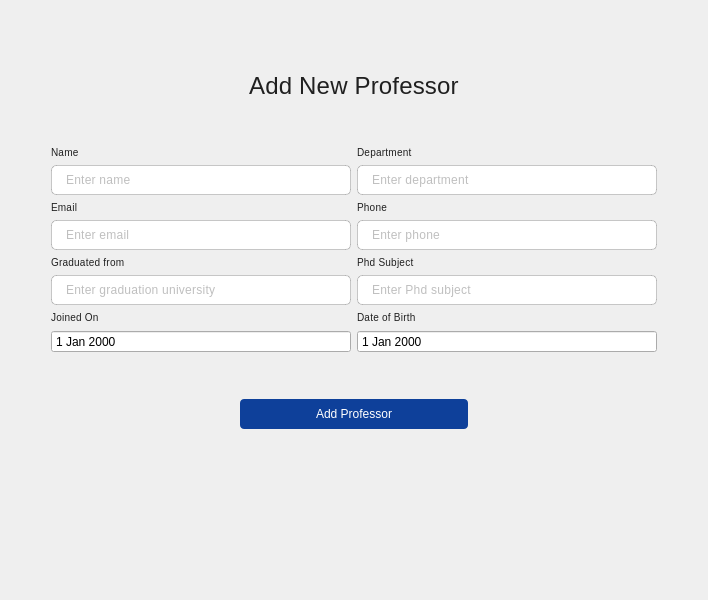
      <widget class="QWidget" name="P5_Professors_Add">
       <layout class="QVBoxLayout" name="verticalLayout_48">
        <item>
         <spacer name="verticalSpacer_28">
          <property name="orientation">
           <enum>Qt::Vertical</enum>
          </property>
          <property name="sizeHint" stdset="0">
           <size>
            <width>17</width>
            <height>61</height>
           </size>
          </property>
         </spacer>
        </item>
        <item>
         <layout class="QHBoxLayout" name="horizontalLayout_32">
          <item>
           <spacer name="horizontalSpacer_25">
            <property name="orientation">
             <enum>Qt::Horizontal</enum>
            </property>
            <property name="sizeHint" stdset="0">
             <size>
              <width>40</width>
              <height>20</height>
             </size>
            </property>
           </spacer>
          </item>
          <item>
           <widget class="QLabel" name="label_61">
            <property name="sizePolicy">
             <sizepolicy hsizetype="Fixed" vsizetype="Preferred">
              <horstretch>0</horstretch>
              <verstretch>0</verstretch>
             </sizepolicy>
            </property>
            <property name="styleSheet">
             <string notr="true">font-style: normal;
font-weight: 400;
font-size: 24px;
line-height: 24px;
/* identical to box height, or 100% */

letter-spacing: 0.18px;

/* 00. On Surface / High Emphasis */

color: rgba(0, 0, 0, 0.87);</string>
            </property>
            <property name="text">
             <string>Add New Professor</string>
            </property>
            <property name="alignment">
             <set>Qt::AlignCenter</set>
            </property>
           </widget>
          </item>
          <item>
           <spacer name="horizontalSpacer_26">
            <property name="orientation">
             <enum>Qt::Horizontal</enum>
            </property>
            <property name="sizeHint" stdset="0">
             <size>
              <width>40</width>
              <height>20</height>
             </size>
            </property>
           </spacer>
          </item>
         </layout>
        </item>
        <item>
         <spacer name="verticalSpacer_27">
          <property name="orientation">
           <enum>Qt::Vertical</enum>
          </property>
          <property name="sizeType">
           <enum>QSizePolicy::Fixed</enum>
          </property>
          <property name="sizeHint" stdset="0">
           <size>
            <width>20</width>
            <height>40</height>
           </size>
          </property>
         </spacer>
        </item>
        <item>
         <layout class="QHBoxLayout" name="horizontalLayout_31">
          <item>
           <spacer name="horizontalSpacer_23">
            <property name="orientation">
             <enum>Qt::Horizontal</enum>
            </property>
            <property name="sizeHint" stdset="0">
             <size>
              <width>40</width>
              <height>20</height>
             </size>
            </property>
           </spacer>
          </item>
          <item>
           <layout class="QGridLayout" name="gridLayout_2">
            <item row="0" column="0">
             <layout class="QVBoxLayout" name="verticalLayout_42">
              <item>
               <widget class="QLabel" name="label_46">
                <property name="styleSheet">
                 <string notr="true">/* Body 2 */

font-family: 'Roboto';
font-style: normal;
font-weight: 300;
font-size: 10px;
line-height: 20px;
/* identical to box height, or 143% */

letter-spacing: 0.25px;
text-align: center;

/* 00. On Surface / High Emphasis */

color: rgba(0, 0, 0, 0.87);</string>
                </property>
                <property name="text">
                 <string>Name</string>
                </property>
                <property name="scaledContents">
                 <bool>false</bool>
                </property>
                <property name="alignment">
                 <set>Qt::AlignLeading|Qt::AlignLeft|Qt::AlignVCenter</set>
                </property>
                <property name="wordWrap">
                 <bool>true</bool>
                </property>
               </widget>
              </item>
              <item>
               <widget class="QLineEdit" name="ln_edt_prof_nme">
                <property name="minimumSize">
                 <size>
                  <width>300</width>
                  <height>0</height>
                 </size>
                </property>
                <property name="styleSheet">
                 <string notr="true">color: #000;
padding: 6px 12px;
border: 1px solid rgba(0, 0, 0, 0.20);
border-radius: 5px;

/* Body 2 */

font-family: 'Roboto';
font-style: normal;
font-weight: 400;
font-size: 12px;
line-height: 20px;
/* identical to box height, or 143% */

letter-spacing: 0.25px;

/* 00. On Surface / High Emphasis */

color: rgba(0, 0, 0, 0.50);</string>
                </property>
                <property name="placeholderText">
                 <string>Enter name</string>
                </property>
               </widget>
              </item>
             </layout>
            </item>
            <item row="4" column="0">
             <layout class="QVBoxLayout" name="verticalLayout_49">
              <item>
               <widget class="QLabel" name="label_62">
                <property name="styleSheet">
                 <string notr="true">/* Body 2 */

font-family: 'Roboto';
font-style: normal;
font-weight: 300;
font-size: 10px;
line-height: 20px;
/* identical to box height, or 143% */

letter-spacing: 0.25px;
text-align: center;

/* 00. On Surface / High Emphasis */

color: rgba(0, 0, 0, 0.87);</string>
                </property>
                <property name="text">
                 <string>Joined On</string>
                </property>
                <property name="scaledContents">
                 <bool>false</bool>
                </property>
                <property name="alignment">
                 <set>Qt::AlignLeading|Qt::AlignLeft|Qt::AlignVCenter</set>
                </property>
                <property name="wordWrap">
                 <bool>true</bool>
                </property>
               </widget>
              </item>
              <item>
               <widget class="QDateEdit" name="ln_edt_prof_join">
                <property name="minimumSize">
                 <size>
                  <width>300</width>
                  <height>0</height>
                 </size>
                </property>
                <property name="frame">
                 <bool>true</bool>
                </property>
                <property name="buttonSymbols">
                 <enum>QAbstractSpinBox::NoButtons</enum>
                </property>
               </widget>
              </item>
             </layout>
            </item>
            <item row="1" column="1">
             <layout class="QVBoxLayout" name="verticalLayout_45">
              <item>
               <widget class="QLabel" name="label_58">
                <property name="styleSheet">
                 <string notr="true">/* Body 2 */

font-family: 'Roboto';
font-style: normal;
font-weight: 300;
font-size: 10px;
line-height: 20px;
/* identical to box height, or 143% */

letter-spacing: 0.25px;
text-align: center;

/* 00. On Surface / High Emphasis */

color: rgba(0, 0, 0, 0.87);</string>
                </property>
                <property name="text">
                 <string>Phone</string>
                </property>
                <property name="scaledContents">
                 <bool>false</bool>
                </property>
                <property name="alignment">
                 <set>Qt::AlignLeading|Qt::AlignLeft|Qt::AlignVCenter</set>
                </property>
                <property name="wordWrap">
                 <bool>true</bool>
                </property>
               </widget>
              </item>
              <item>
               <widget class="QLineEdit" name="ln_edt_prof_phn">
                <property name="minimumSize">
                 <size>
                  <width>300</width>
                  <height>0</height>
                 </size>
                </property>
                <property name="styleSheet">
                 <string notr="true">color: #000;
padding: 6px 12px;
border: 1px solid rgba(0, 0, 0, 0.20);
border-radius: 5px;

/* Body 2 */

font-family: 'Roboto';
font-style: normal;
font-weight: 400;
font-size: 12px;
line-height: 20px;
/* identical to box height, or 143% */

letter-spacing: 0.25px;

/* 00. On Surface / High Emphasis */

color: rgba(0, 0, 0, 0.50);</string>
                </property>
                <property name="placeholderText">
                 <string>Enter phone </string>
                </property>
               </widget>
              </item>
             </layout>
            </item>
            <item row="1" column="0">
             <layout class="QVBoxLayout" name="verticalLayout_44">
              <item>
               <widget class="QLabel" name="label_57">
                <property name="styleSheet">
                 <string notr="true">/* Body 2 */

font-family: 'Roboto';
font-style: normal;
font-weight: 300;
font-size: 10px;
line-height: 20px;
/* identical to box height, or 143% */

letter-spacing: 0.25px;
text-align: center;

/* 00. On Surface / High Emphasis */

color: rgba(0, 0, 0, 0.87);</string>
                </property>
                <property name="text">
                 <string>Email</string>
                </property>
                <property name="scaledContents">
                 <bool>false</bool>
                </property>
                <property name="alignment">
                 <set>Qt::AlignLeading|Qt::AlignLeft|Qt::AlignVCenter</set>
                </property>
                <property name="wordWrap">
                 <bool>true</bool>
                </property>
               </widget>
              </item>
              <item>
               <widget class="QLineEdit" name="ln_edt_prof_mail">
                <property name="minimumSize">
                 <size>
                  <width>300</width>
                  <height>0</height>
                 </size>
                </property>
                <property name="styleSheet">
                 <string notr="true">color: #000;
padding: 6px 12px;
border: 1px solid rgba(0, 0, 0, 0.20);
border-radius: 5px;

/* Body 2 */

font-family: 'Roboto';
font-style: normal;
font-weight: 400;
font-size: 12px;
line-height: 20px;
/* identical to box height, or 143% */

letter-spacing: 0.25px;

/* 00. On Surface / High Emphasis */

color: rgba(0, 0, 0, 0.50);</string>
                </property>
                <property name="placeholderText">
                 <string>Enter email</string>
                </property>
               </widget>
              </item>
             </layout>
            </item>
            <item row="0" column="1">
             <layout class="QVBoxLayout" name="verticalLayout_43">
              <item>
               <widget class="QLabel" name="label_56">
                <property name="styleSheet">
                 <string notr="true">/* Body 2 */

font-family: 'Roboto';
font-style: normal;
font-weight: 300;
font-size: 10px;
line-height: 20px;
/* identical to box height, or 143% */

letter-spacing: 0.25px;
text-align: center;

/* 00. On Surface / High Emphasis */

color: rgba(0, 0, 0, 0.87);</string>
                </property>
                <property name="text">
                 <string>Department</string>
                </property>
                <property name="scaledContents">
                 <bool>false</bool>
                </property>
                <property name="alignment">
                 <set>Qt::AlignLeading|Qt::AlignLeft|Qt::AlignVCenter</set>
                </property>
                <property name="wordWrap">
                 <bool>true</bool>
                </property>
               </widget>
              </item>
              <item>
               <widget class="QLineEdit" name="ln_edt_prof_dprtmnt">
                <property name="minimumSize">
                 <size>
                  <width>300</width>
                  <height>0</height>
                 </size>
                </property>
                <property name="styleSheet">
                 <string notr="true">color: #000;
padding: 6px 12px;
border: 1px solid rgba(0, 0, 0, 0.20);
border-radius: 5px;

/* Body 2 */

font-family: 'Roboto';
font-style: normal;
font-weight: 400;
font-size: 12px;
line-height: 20px;
/* identical to box height, or 143% */

letter-spacing: 0.25px;

/* 00. On Surface / High Emphasis */

color: rgba(0, 0, 0, 0.50);</string>
                </property>
                <property name="placeholderText">
                 <string>Enter department</string>
                </property>
               </widget>
              </item>
             </layout>
            </item>
            <item row="4" column="1">
             <layout class="QVBoxLayout" name="verticalLayout_47">
              <item>
               <widget class="QLabel" name="label_60">
                <property name="styleSheet">
                 <string notr="true">/* Body 2 */

font-family: 'Roboto';
font-style: normal;
font-weight: 300;
font-size: 10px;
line-height: 20px;
/* identical to box height, or 143% */

letter-spacing: 0.25px;
text-align: center;

/* 00. On Surface / High Emphasis */

color: rgba(0, 0, 0, 0.87);</string>
                </property>
                <property name="text">
                 <string>Date of Birth</string>
                </property>
                <property name="scaledContents">
                 <bool>false</bool>
                </property>
                <property name="alignment">
                 <set>Qt::AlignLeading|Qt::AlignLeft|Qt::AlignVCenter</set>
                </property>
                <property name="wordWrap">
                 <bool>true</bool>
                </property>
               </widget>
              </item>
              <item>
               <widget class="QDateEdit" name="ln_edt_prof_birth_date">
                <property name="minimumSize">
                 <size>
                  <width>300</width>
                  <height>0</height>
                 </size>
                </property>
                <property name="frame">
                 <bool>true</bool>
                </property>
                <property name="buttonSymbols">
                 <enum>QAbstractSpinBox::NoButtons</enum>
                </property>
               </widget>
              </item>
             </layout>
            </item>
            <item row="2" column="0">
             <layout class="QVBoxLayout" name="verticalLayout_50">
              <item>
               <widget class="QLabel" name="label_63">
                <property name="styleSheet">
                 <string notr="true">/* Body 2 */

font-family: 'Roboto';
font-style: normal;
font-weight: 300;
font-size: 10px;
line-height: 20px;
/* identical to box height, or 143% */

letter-spacing: 0.25px;
text-align: center;

/* 00. On Surface / High Emphasis */

color: rgba(0, 0, 0, 0.87);</string>
                </property>
                <property name="text">
                 <string>Graduated from</string>
                </property>
                <property name="scaledContents">
                 <bool>false</bool>
                </property>
                <property name="alignment">
                 <set>Qt::AlignLeading|Qt::AlignLeft|Qt::AlignVCenter</set>
                </property>
                <property name="wordWrap">
                 <bool>true</bool>
                </property>
               </widget>
              </item>
              <item>
               <widget class="QLineEdit" name="ln_edt_prof_grd_unv">
                <property name="minimumSize">
                 <size>
                  <width>300</width>
                  <height>0</height>
                 </size>
                </property>
                <property name="styleSheet">
                 <string notr="true">color: #000;
padding: 6px 12px;
border: 1px solid rgba(0, 0, 0, 0.20);
border-radius: 5px;

/* Body 2 */

font-family: 'Roboto';
font-style: normal;
font-weight: 400;
font-size: 12px;
line-height: 20px;
/* identical to box height, or 143% */

letter-spacing: 0.25px;

/* 00. On Surface / High Emphasis */

color: rgba(0, 0, 0, 0.50);</string>
                </property>
                <property name="placeholderText">
                 <string>Enter graduation university</string>
                </property>
               </widget>
              </item>
             </layout>
            </item>
            <item row="2" column="1">
             <layout class="QVBoxLayout" name="verticalLayout_46">
              <item>
               <widget class="QLabel" name="label_59">
                <property name="styleSheet">
                 <string notr="true">/* Body 2 */

font-family: 'Roboto';
font-style: normal;
font-weight: 300;
font-size: 10px;
line-height: 20px;
/* identical to box height, or 143% */

letter-spacing: 0.25px;
text-align: center;

/* 00. On Surface / High Emphasis */

color: rgba(0, 0, 0, 0.87);</string>
                </property>
                <property name="text">
                 <string>Phd Subject</string>
                </property>
                <property name="scaledContents">
                 <bool>false</bool>
                </property>
                <property name="alignment">
                 <set>Qt::AlignLeading|Qt::AlignLeft|Qt::AlignVCenter</set>
                </property>
                <property name="wordWrap">
                 <bool>true</bool>
                </property>
               </widget>
              </item>
              <item>
               <widget class="QLineEdit" name="ln_edt_prof_phd_sbj">
                <property name="minimumSize">
                 <size>
                  <width>300</width>
                  <height>0</height>
                 </size>
                </property>
                <property name="styleSheet">
                 <string notr="true">color: #000;
padding: 6px 12px;
border: 1px solid rgba(0, 0, 0, 0.20);
border-radius: 5px;

/* Body 2 */

font-family: 'Roboto';
font-style: normal;
font-weight: 400;
font-size: 12px;
line-height: 20px;
/* identical to box height, or 143% */

letter-spacing: 0.25px;

/* 00. On Surface / High Emphasis */

color: rgba(0, 0, 0, 0.50);</string>
                </property>
                <property name="placeholderText">
                 <string>Enter Phd subject </string>
                </property>
               </widget>
              </item>
             </layout>
            </item>
           </layout>
          </item>
          <item>
           <spacer name="horizontalSpacer_24">
            <property name="orientation">
             <enum>Qt::Horizontal</enum>
            </property>
            <property name="sizeHint" stdset="0">
             <size>
              <width>40</width>
              <height>20</height>
             </size>
            </property>
           </spacer>
          </item>
         </layout>
        </item>
        <item>
         <spacer name="verticalSpacer_30">
          <property name="orientation">
           <enum>Qt::Vertical</enum>
          </property>
          <property name="sizeType">
           <enum>QSizePolicy::Fixed</enum>
          </property>
          <property name="sizeHint" stdset="0">
           <size>
            <width>20</width>
            <height>40</height>
           </size>
          </property>
         </spacer>
        </item>
        <item>
         <layout class="QHBoxLayout" name="horizontalLayout_30">
          <item>
           <spacer name="horizontalSpacer_20">
            <property name="orientation">
             <enum>Qt::Horizontal</enum>
            </property>
            <property name="sizeHint" stdset="0">
             <size>
              <width>40</width>
              <height>20</height>
             </size>
            </property>
           </spacer>
          </item>
          <item>
           <widget class="QPushButton" name="add_prof_form">
            <property name="sizePolicy">
             <sizepolicy hsizetype="MinimumExpanding" vsizetype="Fixed">
              <horstretch>0</horstretch>
              <verstretch>0</verstretch>
             </sizepolicy>
            </property>
            <property name="minimumSize">
             <size>
              <width>90</width>
              <height>30</height>
             </size>
            </property>
            <property name="styleSheet">
             <string notr="true">color: #fff;
background: #0E409A;
border-radius: 4px;
min-width: 90px;</string>
            </property>
            <property name="text">
             <string>Add Professor</string>
            </property>
           </widget>
          </item>
          <item>
           <spacer name="horizontalSpacer_22">
            <property name="orientation">
             <enum>Qt::Horizontal</enum>
            </property>
            <property name="sizeHint" stdset="0">
             <size>
              <width>40</width>
              <height>20</height>
             </size>
            </property>
           </spacer>
          </item>
         </layout>
        </item>
        <item>
         <spacer name="verticalSpacer_29">
          <property name="orientation">
           <enum>Qt::Vertical</enum>
          </property>
          <property name="sizeHint" stdset="0">
           <size>
            <width>20</width>
            <height>160</height>
           </size>
          </property>
         </spacer>
        </item>
       </layout>
      </widget>
